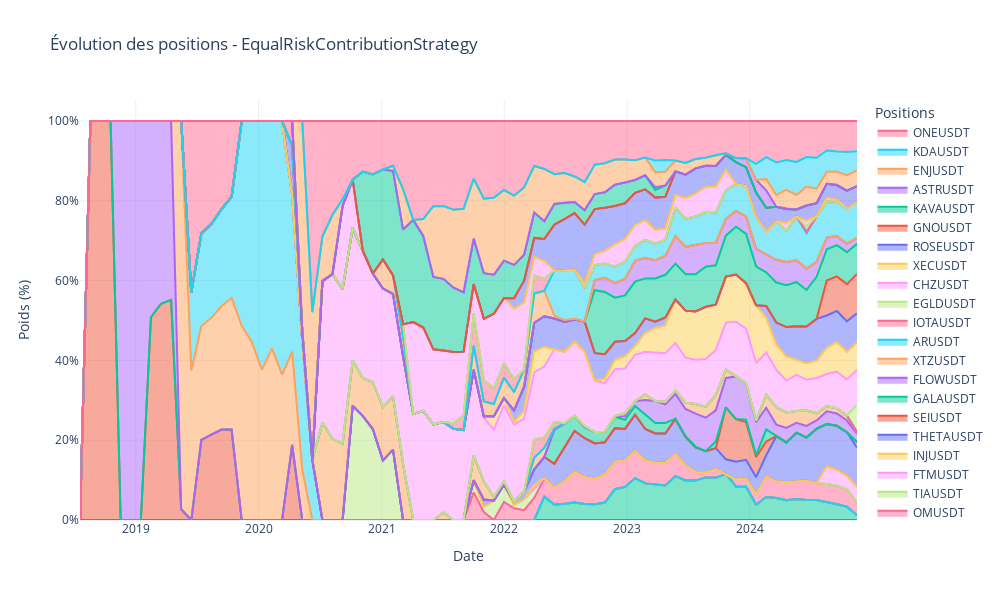

Here is the notebook cell this chart was saved with:
### Code cell
# Affichage des positions finales de la stratégie Equal Risk Contribution
ERC.positions()
